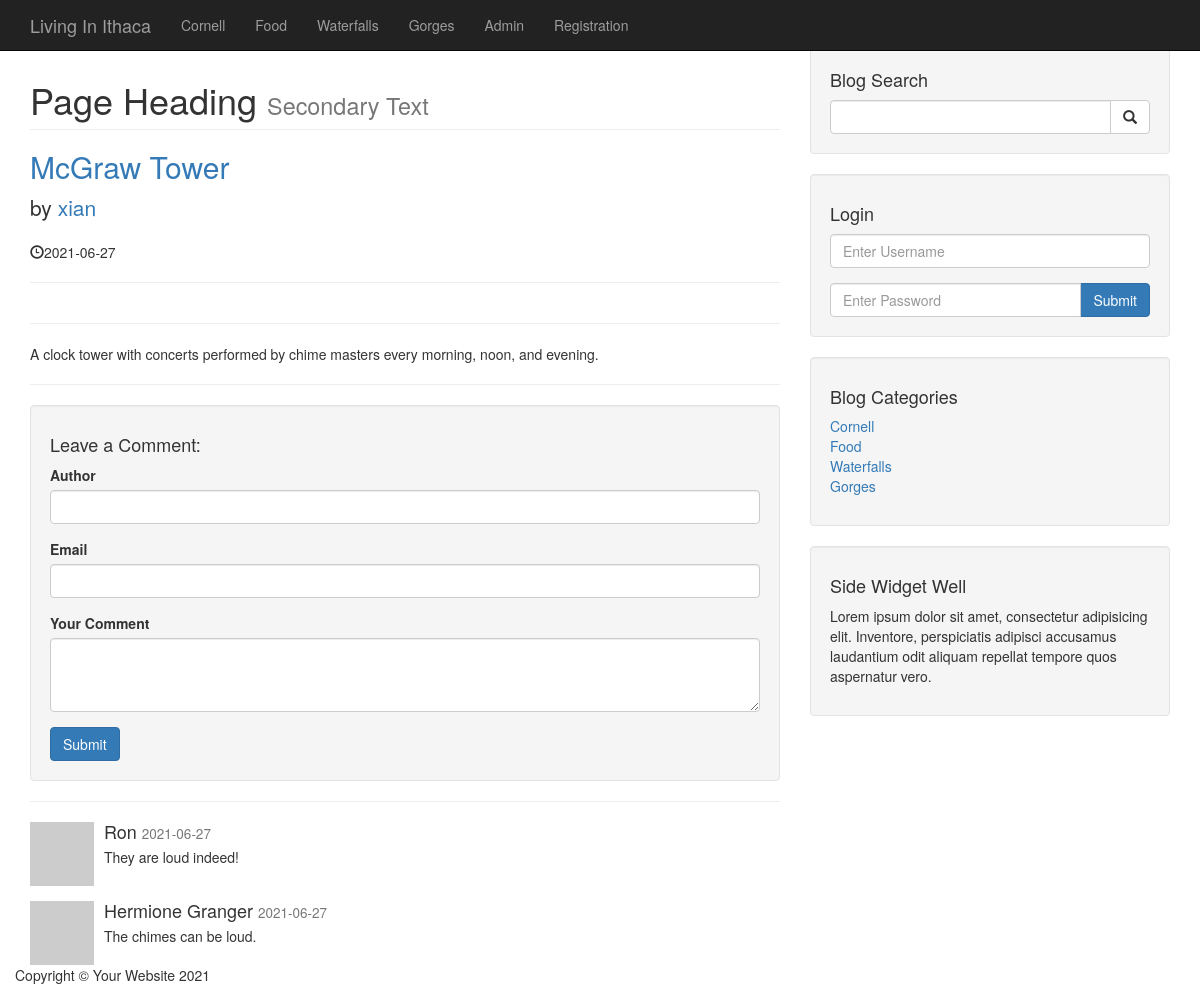
The page /post.php?p_id=23 on the database its author committed.
### tables this page shows
CREATE TABLE `categories` (
  `cat_id` int(3) NOT NULL,
  `cat_title` varchar(255) NOT NULL
);

CREATE TABLE `posts` (
  `post_id` int(3) NOT NULL,
  `post_category_id` int(3) NOT NULL,
  `post_title` varchar(255) NOT NULL,
  `post_author` varchar(255) DEFAULT NULL,
  `post_user` varchar(255) DEFAULT NULL,
  `post_date` date NOT NULL,
  `post_image` text NOT NULL,
  `post_content` text NOT NULL,
  `post_tags` varchar(255) NOT NULL,
  `post_comment_count` int(11) NOT NULL DEFAULT '0',
  `post_status` varchar(255) NOT NULL DEFAULT 'draft'
);

CREATE TABLE `comments` (
  `comment_id` int(3) NOT NULL,
  `comment_post_id` int(3) NOT NULL,
  `comment_author` varchar(255) NOT NULL,
  `comment_email` varchar(255) NOT NULL,
  `comment_content` text NOT NULL,
  `comment_status` varchar(25) NOT NULL,
  `comment_date` date NOT NULL
);

### post.php (the view, shortened to what this page needs)
<?php
include "includes/header.php";
?>
<?php
include "includes/db.php";
?>
    <?php include "includes/navigation.php"; ?>
    <div class="container">
        <div class="row">
            <div class="col-md-8">
            <?php
            if(isset($_GET['p_id'])){
                $the_post_id = $_GET['p_id'];
            }
            $query = "SELECT * FROM posts WHERE post_id = $the_post_id";
            $select_all_posts_query = mysqli_query($connection, $query);
            while($row = mysqli_fetch_assoc( $select_all_posts_query)){
                $post_title=$row['post_title'];
                $post_author = $row['post_user'];
                $post_date = $row['post_date'];
                $post_content = $row['post_content'];
                ?>
             <h1 class="page-header">
                    Page Heading
                    <small>Secondary Text</small>
                </h1>
                <h2>
                    <a href="#"><?php echo $post_title;?></a>
                </h2>
                <p class="lead">
                    by <a href="index.php"><?php echo $post_author;?></a>
                </p>
                <p><span class="glyphicon glyphicon-time"></span><?php echo $post_date;?></p>
                <hr>
                <hr>
                <p><?php echo $post_content;?></p>
                <hr>
            <?php } ?>
                <div class="well">
                    <h4>Leave a Comment:</h4>
                    <form action="" method="post" role="form">
                        <div class="form-group">
                        <label for="Author">Author</label>
                            <input type="text" class="form-control" name="comment_author">
                        </div>
                        <label for="Email">Email</label>
                        <div class="form-group">
                            <input type="email" class="form-control" name="comment_email">
                        </div>
                        <label for="Comment">Your Comment</label>
                        <div class="form-group">
                            <textarea class="form-control" name="comment_content" rows="3"></textarea>
                        </div>
                        <button type="submit" name="create_comment" class="btn btn-primary">Submit</button>
                    </form>
                </div>
                <hr>
                <?php
                $query = "SELECT * FROM comments WHERE comment_post_id = {$the_post_id} ";
                $query .= "AND comment_status = 'approved' ";
                $query .= "ORDER BY comment_id DESC ";
                $select_comment_query = mysqli_query($connection, $query);
                while($row=mysqli_fetch_array($select_comment_query)){
                    $comment_date = $row['comment_date'];
                    $comment_content = $row['comment_content'];
                    $comment_author = $row['comment_author'];
                    ?>
                <div class="media">
                    <a class="pull-left" href="#">
                        <img class="media-object" src="http://placehold.it/64x64" alt="">
                    </a>
                <div class="media-body">
                        <h4 class="media-heading"><?php echo $comment_author; ?>
                            <small><?php echo $comment_date; ?></small>
                        </h4>
                        <?php echo $comment_content; ?>
                </div>
                </div>
               <?php } ?>
</div>
        <?php include "includes/sidebar.php" ?>
        </div>
        <?php include "includes/footer.php" ?>

### includes/header.php (shortened to what this page needs)
<!DOCTYPE html>
<html lang="en">
<head>
    <link href="css/bootstrap.min.css" rel="stylesheet">
    <link href="css/style.css" rel="stylesheet">
</head>
<body>

### includes/navigation.php (shortened to what this page needs)
<nav class="navbar navbar-inverse navbar-fixed-top" role="navigation">
        <div class="container">
            <div class="navbar-header">
                <a class="navbar-brand" href="index.php">Living In Ithaca</a>
            </div>
            <div class="collapse navbar-collapse" id="bs-example-navbar-collapse-1">
                <ul class="nav navbar-nav">
                    <?php
                    $query = "SELECT * FROM categories";
                    $select_all_categories_query = mysqli_query($connection, $query);
                    while($row = mysqli_fetch_assoc($select_all_categories_query)){
                        $cat_title = $row['cat_title'];
                        $cat_id= $row['cat_id'];
                        echo "<li><a href='category.php?category={$cat_id}'>{$cat_title}</a></li>";
                    }
                    ?>
                    <li>
                        <a href="admin">Admin</a>
                    </li>
                    <li>
                        <a href="registration.php">Registration</a>
                    </li>
                </ul>
            </div>
        </div>
    </nav>
    <br>
    <br>

### includes/sidebar.php
<div class="col-md-4">
<div class="well">
    <h4>Blog Search</h4>
    <form action="search.php" method="post">
    <div class="input-group">
        <input name="search" type="text" class="form-control">
        <span class="input-group-btn">
            <button name="submit" class="btn btn-default" type="submit">
                <span class="glyphicon glyphicon-search"></span>
        </button>
        </span>
    </div>
</form>
</div>
<div class="well">
    <h4>Login</h4>
    <form action="includes/login.php" method="post">
    <div class="form-group">
        <input name="username" type="text" class="form-control" placeholder="Enter Username">
    </div>
    <div class="input-group">
        <input name="password" type="password" class="form-control" placeholder="Enter Password">
        <span class="input-group-btn">
        <button class="btn btn-primary" name="login" type="submit">Submit</button>
        </span>
    </div>
</form>
</div>
<div class="well">
    <?php
                   $query = "SELECT * FROM categories";
                   $select_categories_sidebar = mysqli_query($connection, $query);
    ?>
    <h4>Blog Categories</h4>
    <div class="row">
        <div class="col-lg-12">
            <ul class="list-unstyled">
                <?php
                while($row = mysqli_fetch_assoc($select_categories_sidebar)){
                    $cat_title = $row['cat_title'];
                    $cat_id = $row['cat_id'];
                    echo "<li><a href='category.php?category=$cat_id'>{$cat_title}</a></li>";
                }
                ?>
            </ul>
        </div>
    </div>
</div>
    <?php include "includes/widget.php" ?>

### includes/widget.php
<div class="well">
<h4>Side Widget Well</h4>
    <p>Lorem ipsum dolor sit amet, consectetur adipisicing elit. Inventore, perspiciatis adipisci accusamus laudantium odit aliquam repellat tempore quos aspernatur vero.</p>
</div>

### includes/footer.php (shortened to what this page needs)
<footer>
            <div class="row">
                <div class="col-lg-12">
                    <p>Copyright &copy; Your Website 2021</p>
                </div>
            </div>
        </footer>
    </div>
</body>
</html>

### rows shown on the page
categories: cat_title "Cornell"
categories: cat_title "Food"
categories: cat_title "Waterfalls"
categories: cat_title "Gorges"
posts: post_title "McGraw Tower", post_user "xian", post_date "2021-06-27", post_content "A clock tower with concerts performed by chime masters every morning, noon, and evening."
comments: comment_author "Ron", comment_date "2021-06-27", comment_content "They are loud indeed!"
comments: comment_author "Hermione Granger", comment_date "2021-06-27", comment_content "The chimes can be loud."
